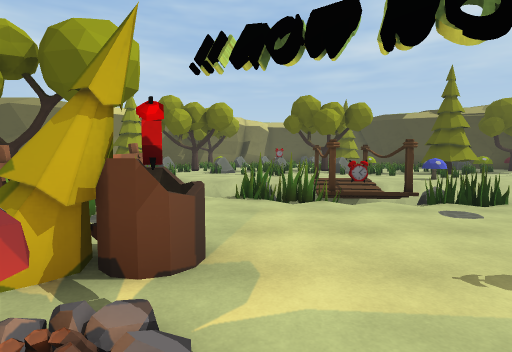
[1] (above)

21 first-person views from a walk through a 3-D level made in the Unity game engine. The camera is 1.4 m above the floor, tilts 4° down and sees 80° across. The floor is counted in squares, 2 m on a side. Each view is taken from the middle of a square. On the plan, view 1 faces up. The plan holds only what a view shows up to about 10 squares ahead; the rest is blank. The place goes on beyond the plan. The player character is not drawn. Some animated figures are not drawn.

[2]
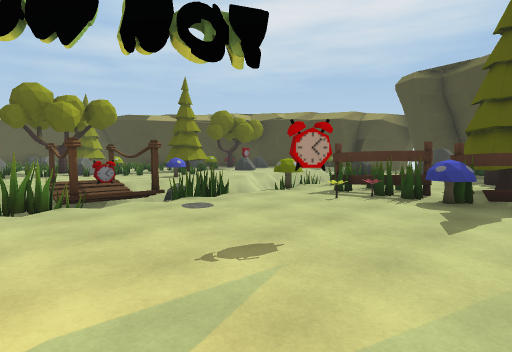

[3]
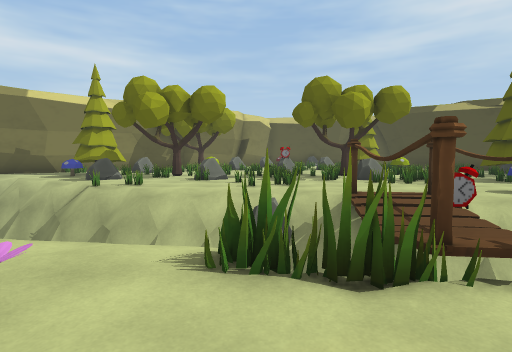

[4]
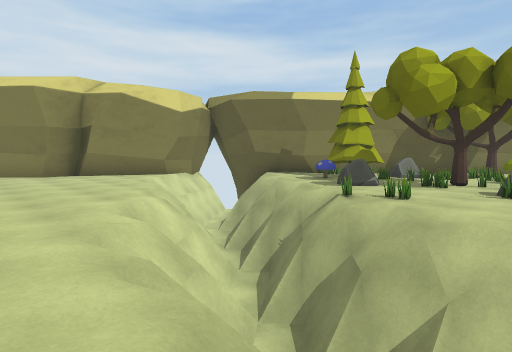

[5]
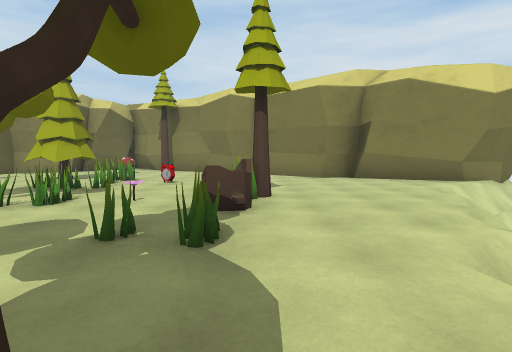

[6]
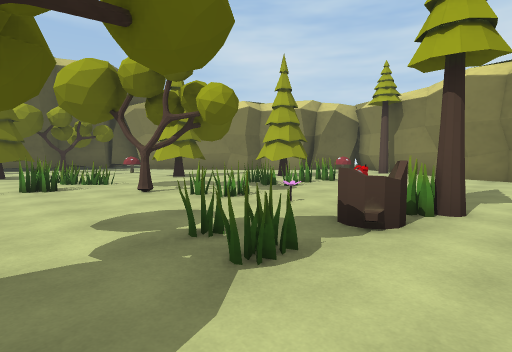

[7]
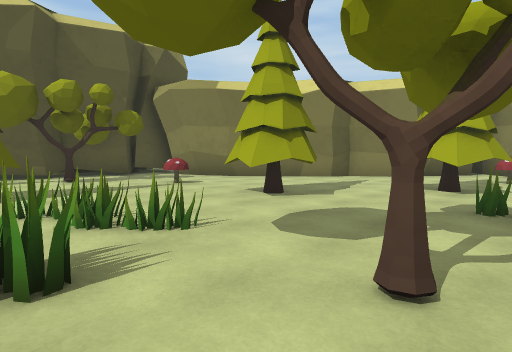

[8]
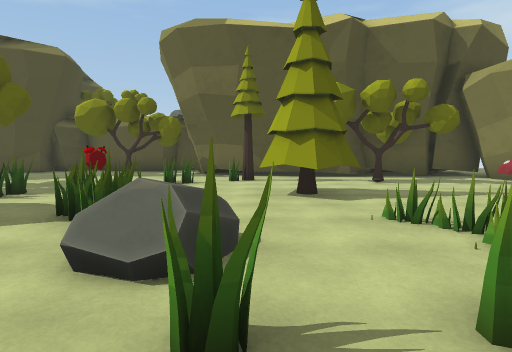

[9]
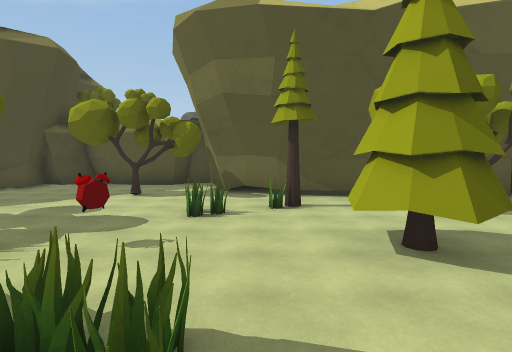

[10]
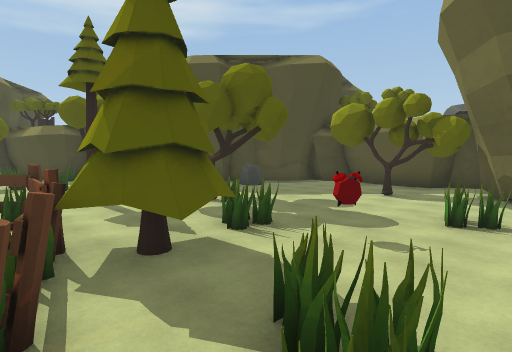

[11]
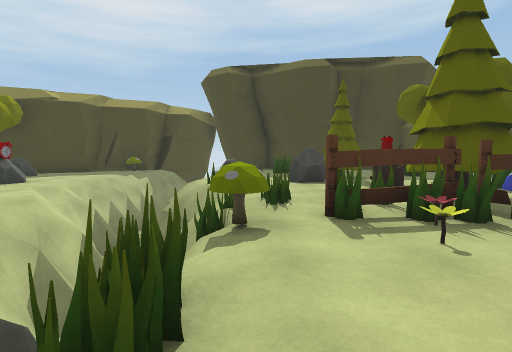

[12]
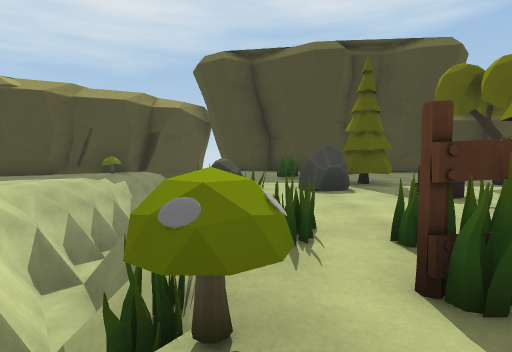

[13]
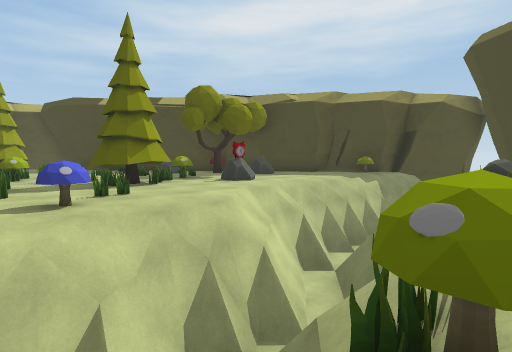

[14]
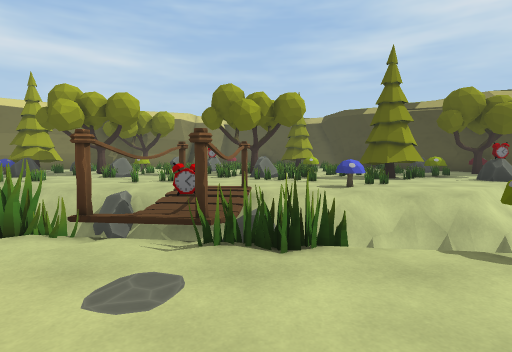

[15]
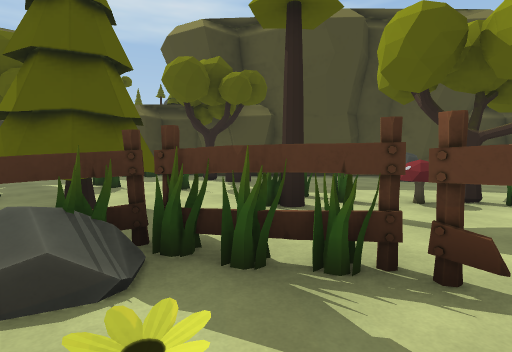

[16]
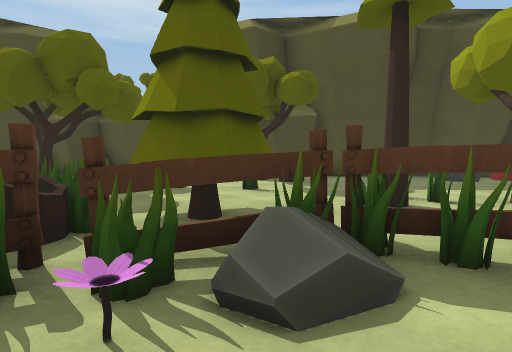

[17]
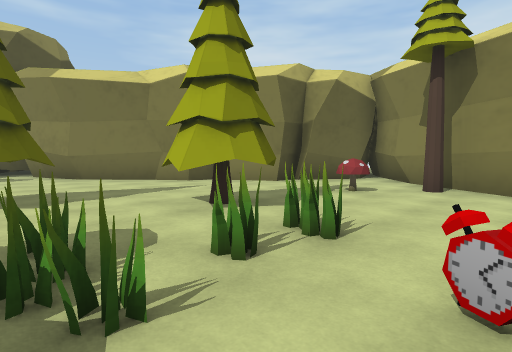

[18]
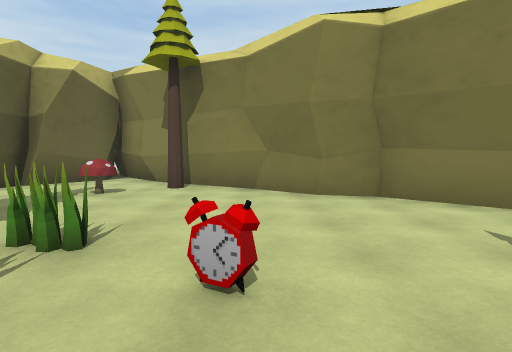

[19]
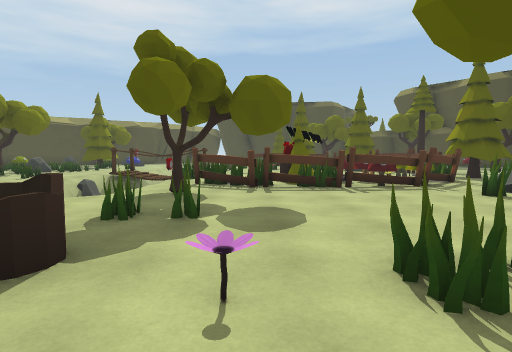

[20]
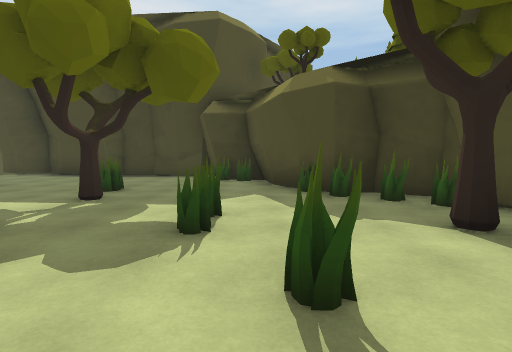

[21]
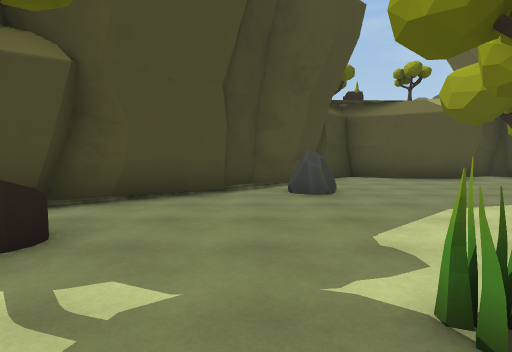

### Floor plan
Key: @ floor where view 1 was taken; # wall or solid block; . main floor; - floor 0.25 m lower than the main floor; _ floor 0.75 m lower than the main floor; / step, stairs or slope; = window, fence, low wall or low ledge; v drop or lower ground; R rock; T tree; F fence; L flower; C clock; O other object.
Columns run from 18 left of view 1 to 16 right of it. Each row starts with its distance up from view 1.
 13       #    #T # O O       ###
 12       #v  =..RRORROOORROTO#O. R #
 11       ##vvvv=.R.OROOOROOTO#RR.R.#
 10       ##/vvvvvOO..OO.OO#.T#RC....
  9       #..//vvvv=-.......O...--...
  8       #...//vvvvvvRv#....._vvvvvv
  7      ##....../v    v#vvvvvvvvvv
  6     ##....O...//// v#v  vvvvv-
  5    ##....OTO.O....OO#ROOOv_RR
  4    #........O.T.FL...O.OOO.R.......
  3   ##...C..L.....F.....LFO...R..O...
  2   #......OOO....TCO.C.LOF...RTT ..
  1  ##T...OOOOT...F ......OFTTOOT....#
  0 ##....TT.O......FO@...LFTT.........
 -1 #.....TT.....OO.F   .LRFT.OO.TO...#
 -2 ###......T..O.///FO .OFTT.........#
 -3   ##....TT..OOORO.FFFF..T..O....O##
 -4    ##...........O.TT..OT.O......O#
 -5     ##.......TT...OO..OO.....OO#
 -6      ##......T...C...#....OT.O##
 -7       ##........O...O.......O##
 -8        #...T..TOO..........#
 -9        #..................##
-10        ########...T....R.##
-11               ###.......##
-12                 #......##
-13                 #.###.##
-14                 ### ###

Positions as (right, up) in squares from view 1, and headings:
1: (0, 0), facing up
2: (0, 0), facing up-right
3: (0, 3), facing up
4: (-1, 5), facing up-left
5: (-3, 5), facing left
6: (-4, 6), facing down-left
7: (-5, 1), facing down-left
8: (-4, 0), facing down
9: (-3, -2), facing down
10: (-3, -2), facing down-right
11: (2, 4), facing right
12: (4, 4), facing right
13: (4, 4), facing up-right
14: (3, 2), facing up
15: (2, -1), facing down-right
16: (3, 0), facing down-right
17: (-9, 3), facing down-left
18: (-9, 3), facing left
19: (-9, 3), facing right
20: (6, -4), facing right
21: (6, -4), facing down
